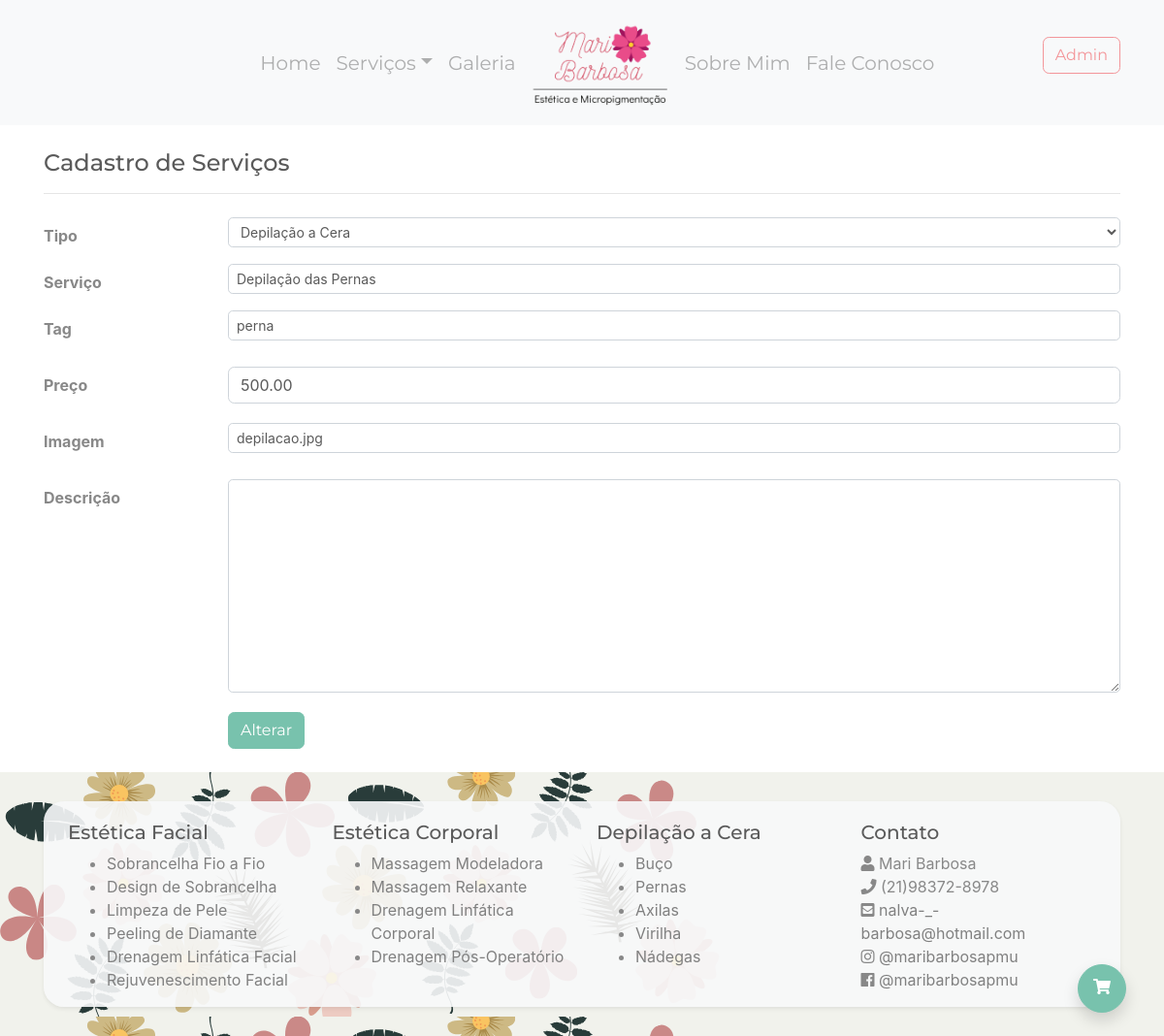
/servicos/editar/9/ (signed in), run on the app's committed database.
### meuSite/models.py (models this page shows, shortened)
class Servico(models.Model):
    tipo = models.ForeignKey(TipoServico, on_delete=models.CASCADE)
    nome = models.CharField('Servico', max_length=200, db_index=True)
    tag = models.SlugField('Tag', max_length=100, default=' ')
    imagem = models.CharField('Imagem', max_length=200)
    descricao = models.TextField(blank=True)
    user = models.ForeignKey(settings.AUTH_USER_MODEL,
                             related_name='servicos',
                             on_delete=models.DO_NOTHING,
                             null=True)
    preco = models.DecimalField('Preco', max_digits=10, decimal_places=2, default=0)
    class Meta:
        db_table = 'servico'
        ordering = ('nome',)

### meuSite/views.py (the view)
# urls.py: path('servicos/editar/<int:id_servico>/', views.servico_editar, name='servico_editar'),
def servico_editar(request, id_servico):
    servico = get_object_or_404(Servico, pk=id_servico)
    servico_form = ServicoForm(instance=servico)
    servico_form.fields['servico_id'].initial = id_servico
    return render(request, 'servico_editar.html', {'form': servico_form})

### meuSite/models.py (called while the page is built)
    def __str__(self):
        return self.nome

### meuSite/templates/servico_editar.html (shortened to what this page needs)
{% extends "base.html" %}
{% load static %}
{% block estilo %}
    <link rel="stylesheet" type="text/css" href="{% static 'css/servico_editar.css' %}"/>
{% endblock %}
{% block conteudo %}
    <div class="container my-4 espaco-inicio">
        <div class="block">
            <div class="row">
                <div class="col-12">
                    <h4 class="mb-2">Cadastro de Serviços</h4>
                    <hr class="mb-4">
                </div>
            </div>
            <form id="form" action="{% url 'estetica:cadastro' %}" method="POST" novalidate>
                <div class="form-group row" style="margin-bottom: 10px;">
                    <label for="id_tipo" class="col-lg-2 col-form-label font-weight-bold">Tipo</label>
                    <div class="col-lg-10">
                        {{ form.tipo }}
                    </div>
                </div>
                <div class="form-group row" style="margin-bottom: 10px;">
                    <label for="id_servico" class="col-lg-2 col-form-label font-weight-bold">Serviço</label>
                    <div class="col-lg-10">
                        {{ form.nome }}
                    </div>
                </div>
                <div class="form-group row" style="margin-bottom: 20px;">
                    <label for="id_tag" class="col-lg-2 col-form-label font-weight-bold">Tag</label>
                    <div class="col-lg-10">
                        {{ form.tag }}
                    </div>
                </div>
            <div class="form-group row" style="margin-bottom: 20px;">
                    <label for="preco" class="col-lg-2 col-form-label font-weight-bold">Preço</label>
                    <div class="col-lg-10">
                        {{ form.preco }}
                    </div>
                </div>
                <div class="form-group row" style="margin-bottom: 20px;">
                    <label for="id_imagem" class="col-lg-2 col-form-label font-weight-bold">Imagem</label>
                    <div class="col-lg-10">
                        {{ form.imagem }}
                    </div>
                </div>
                <div class="form-group row" style="margin-bottom: 20px;">
                    <label for="id_descricao" class="col-lg-2 col-form-label font-weight-bold">Descrição</label>
                    <div class="col-lg-10">
                        {{ form.descricao }}
                    </div>
                </div>
                <div class="form-group row" style="margin-top: 20px;">
                    <div class="col-lg-10 offset-lg-2">
                        <button id="botao" type="button" class="btn btn-primary">
                            {% if form.servico_id.value %}
                                Alterar
                            {% else %}
                                Cadastrar
                            {% endif %}
                        </button>
                    </div>
                </div>
            </form>
        </div>
    </div>
{% endblock %}

### meuSite/static/css/servico_editar.css (style rules this page uses)
.espaco-inicio { padding-top: 130px; }

### data on the page
Servico: tipo "Depilação a Cera", nome "Depilação das Pernas", tag "perna", preco "500.00", imagem "depilacao.jpg"
